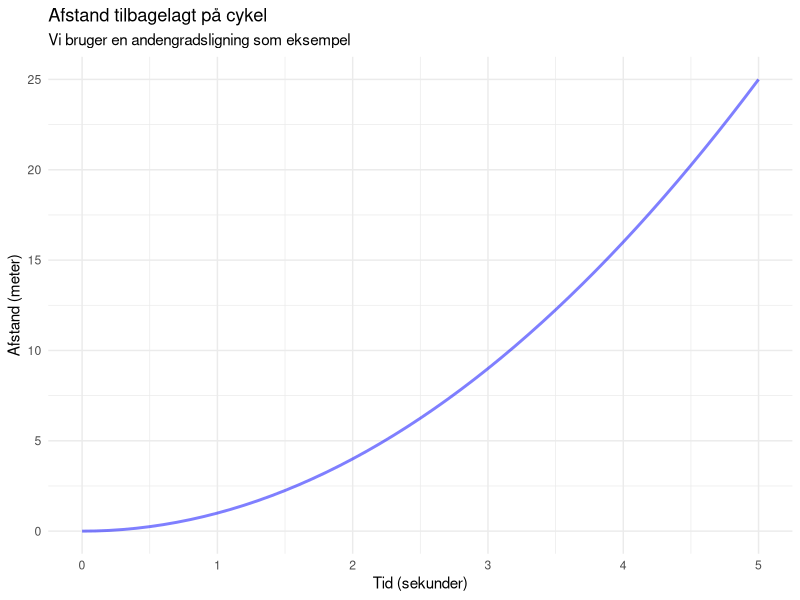
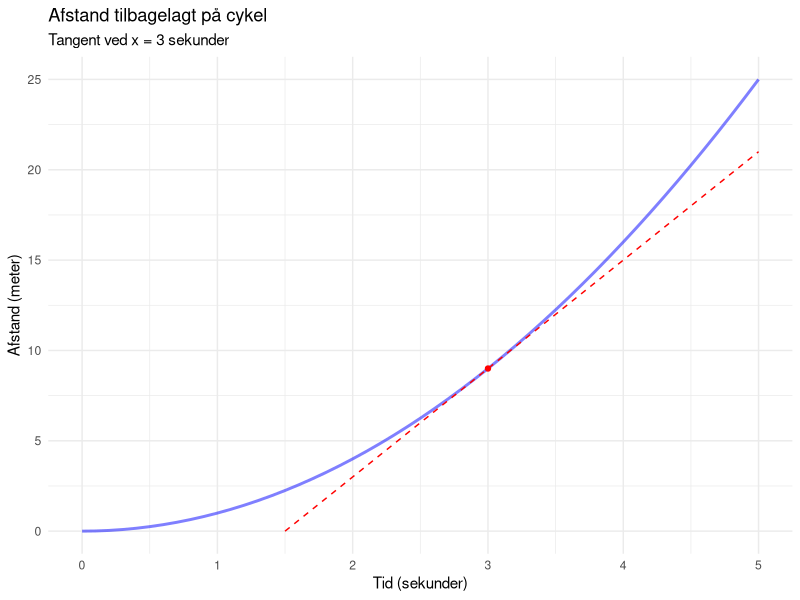
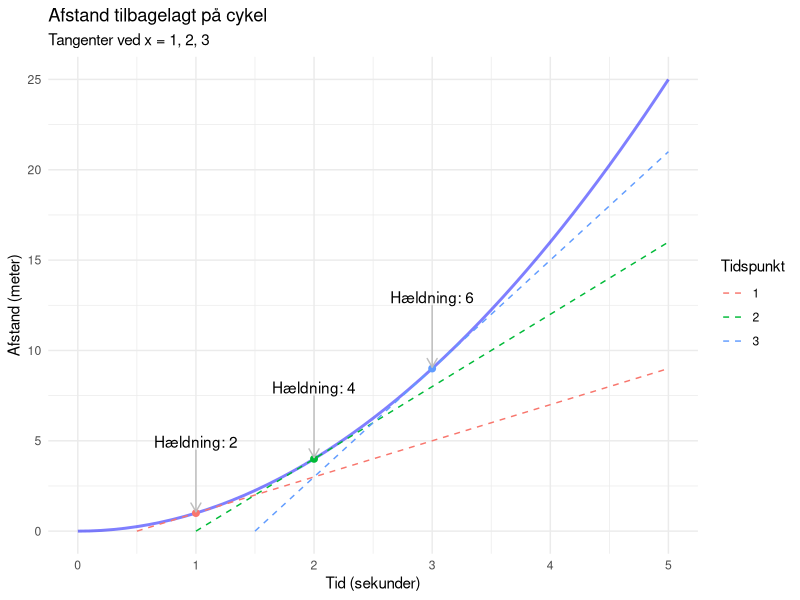
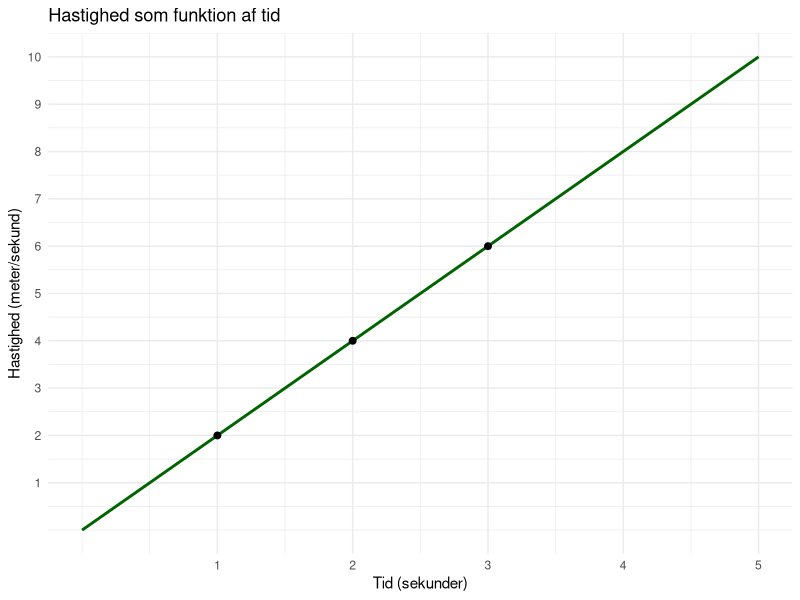
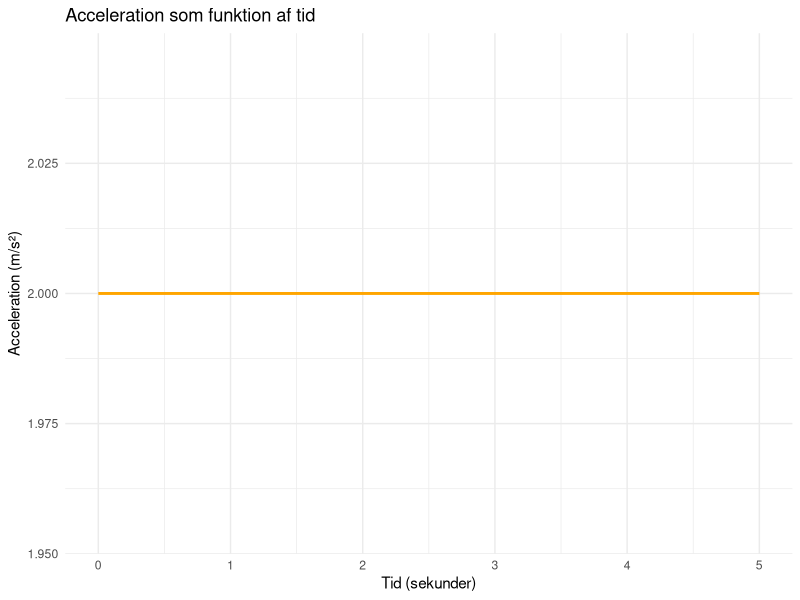
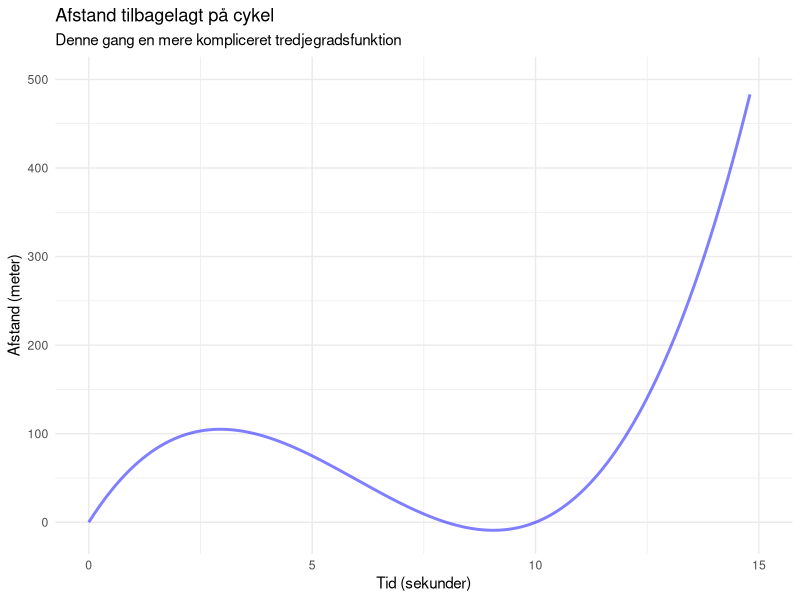
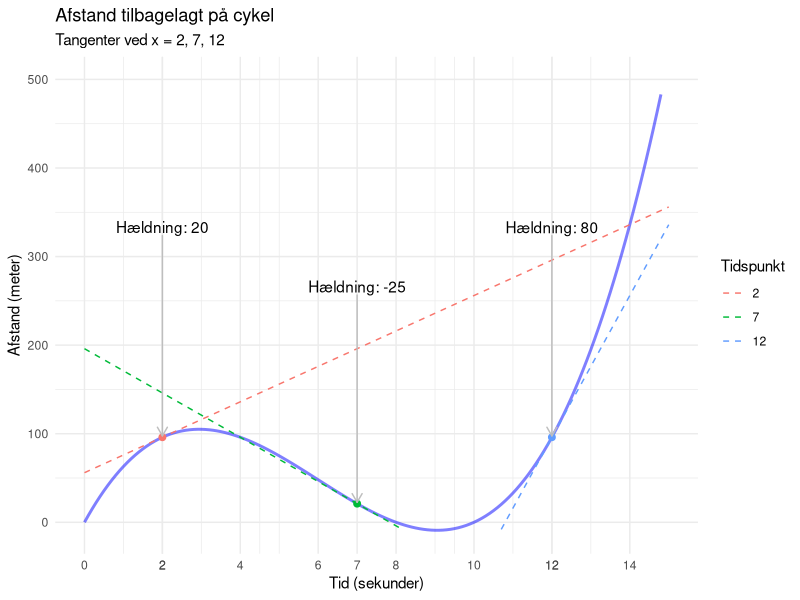
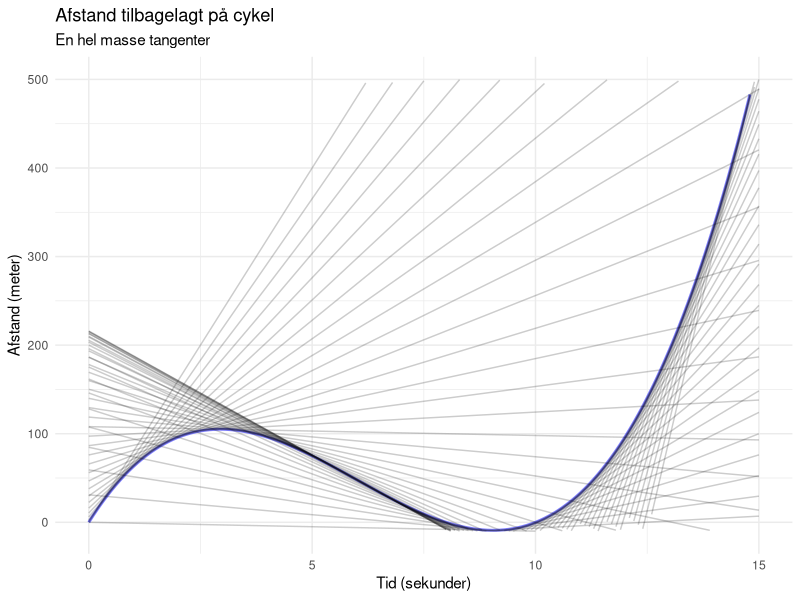

Source code (R) for these figures, in order:
## ---- chunk 1
library(tidyverse)
library(ggrepel)
theme_set(theme_minimal())
## ---- chunk 2
# Funktion for afstand
f <- function(x) x^2
data <- tibble(tid = seq(0, 5, by = 0.1), afstand = f(tid))
tangent_punkter <- seq(1, 3)

p1 <- ggplot(data, aes(x = tid, y = afstand)) +
  geom_line(color = "blue", size = 1, alpha = 0.5) +
  lims(x = c(0, 5), y = c(0, 25)) +
  labs(title = "Afstand tilbagelagt på cykel",
       subtitle = "Vi bruger en andengradsligning som eksempel",
       x = "Tid (sekunder)",
       y = "Afstand (meter)")

p1
## ---- chunk 3
fm <- function(x, x0) 2 * x0 * (x - x0) + f(x0) 

# Data til tangenter
tangent_data <- expand_grid(data, punkt = tangent_punkter) |> 
  mutate(y = fm(tid, punkt))

# Plot funktion og tangent
p1 +
  geom_line(data = filter(tangent_data, punkt == 3), aes(x = tid, y = y), color = "red", size = 0.5, linetype = "dashed") +
  geom_point(data = tibble(tid = 3, afstand = f(3)), color = "red") +
  labs(subtitle = "Tangent ved x = 3 sekunder") 
## ---- chunk 4
slopes <- tangent_data |> 
  distinct(punkt) |>
  mutate(afstand = f(punkt),
         slope = paste("Hældning:", 2 * punkt))

p1 + 
  geom_line(data = tangent_data, 
            aes(x = tid, y = y, color = factor(punkt), group = punkt),
            size = 0.5, linetype = "dashed") +
  geom_point(data = slopes, 
             aes(x = punkt, y = afstand, color = factor(punkt)),
             size = 2,
             show.legend = FALSE) +
  geom_text_repel(data = slopes, 
                  aes(x = punkt, y = afstand, label = slope),
                  seed = 8,
                  force = 100,
                  nudge_y = 0.1,
                  segment.size = 0.5,
                  direction = "y",
                  segment.color = "grey",
                  arrow = arrow(length = unit(0.02, "npc"))) +
  labs(subtitle = "Tangenter ved x = 1, 2, 3",
       color = "Tidspunkt")
## ---- chunk 5
# Plot hastighed
ggplot(data, aes(x = tid, y = 2*tid)) +
  geom_line(color = "darkgreen", size = 1) +
  geom_point(data = filter(data, tid %in% tangent_punkter), size = 2) +
  scale_x_continuous(breaks = seq(1, 5)) +
  scale_y_continuous(breaks = seq(1, 10)) +
  labs(title = "Hastighed som funktion af tid",
       x = "Tid (sekunder)",
       y = "Hastighed (meter/sekund)") 
## ---- chunk 6
ggplot(data, aes(x = tid, y = 2)) +
  geom_line(color = "orange", size = 1) +
  labs(title = "Acceleration som funktion af tid",
       x = "Tid (sekunder)",
       y = "Acceleration (m/s²)") +
  theme_minimal()
## ---- chunk 7
# Funktion for afstand
g <- function(x) x^3 - 18*x^2 + 80*x

data <- tibble(tid = seq(0, 15, by = 0.1), afstand = g(tid))

tangent_punkter <- c(2, 7, 12)

p2 <- ggplot(data, aes(x = tid, y = afstand)) +
  geom_line(color = "blue", size = 1, alpha = 0.5) +
  lims(x = c(0, 15), y = c(-10, 500)) +
  labs(title = "Afstand tilbagelagt på cykel",
       subtitle = "Denne gang en mere kompliceret tredjegradsfunktion",
       x = "Tid (sekunder)",
       y = "Afstand (meter)")

p2

## ---- chunk 8
# Funktion for tangentlinjen
gm <- function(x, x0) g(x0) + (3*x0^2 - 36*x0 + 80) * (x - x0)

# Data til tangenter
tangent_data <- expand_grid(data, punkt = tangent_punkter) |> 
  mutate(y = gm(tid, punkt))

# Beregn hældninger til labels
slopes <- tangent_data |> 
  distinct(punkt) |>
  mutate(afstand = g(punkt),
         slope = paste("Hældning:", round(3*punkt^2 - 36*punkt + 80, 2)))

# Plot funktion og tangenter
p2 +
  geom_line(data = tangent_data, 
            aes(x = tid, y = y, color = factor(punkt), group = punkt),
            size = 0.5, linetype = "dashed") +
  geom_point(data = slopes, 
             aes(x = punkt, y = afstand, color = factor(punkt)),
             size = 2,
             show.legend = FALSE) +
  geom_text_repel(data = slopes, 
                  aes(x = punkt, y = afstand, label = slope),
                  seed = 8,
                  force = 300,
                  nudge_y = 0.2,
                  segment.size = 0.5,
                  direction = "y",
                  segment.color = "grey",
                  arrow = arrow(length = unit(0.02, "npc"))) +
  scale_x_continuous(breaks = c(seq(0, 15, 2), tangent_punkter)) +
  labs(subtitle = paste("Tangenter ved x =", paste(tangent_punkter, collapse = ", ")),
       color = "Tidspunkt")
## ---- chunk 9
mange_tangent_punkter <- seq(0, 15, 0.2)

tangent_data <- expand_grid(data, punkt = mange_tangent_punkter) |> 
  mutate(y = gm(tid, punkt))

# Plot funktion og tangenter
p2 +
  geom_line(data = tangent_data, 
            aes(x = tid, y = y, group = punkt),
            size = 0.5, alpha = 0.2) +
  labs(subtitle = "En hel masse tangenter")

## ---- chunk 10
# Plot hastighed
ggplot(data, aes(x = tid, y = 3 * tid^2 - 36*tid + 80)) +
  geom_line(color = "darkgreen", size = 1) +
  geom_point(data = filter(data, tid %in% tangent_punkter), size = 2) +
  scale_x_continuous(breaks = c(seq(0, 15, 2), tangent_punkter)) +
  labs(title = "Hastighed som funktion af tid",
       x = "Tid (sekunder)",
       y = "Hastighed (meter/sekund)") 
## ---- chunk 11
ggplot(data, aes(x = tid, y = 6*tid-36)) +
  geom_line(color = "orange", size = 1) +
  scale_x_continuous(breaks = c(seq(0, 15, 2), tangent_punkter)) +
  labs(title = "Acceleration som funktion af tid",
       x = "Tid (sekunder)",
       y = "Acceleration (m/s²)")
## ---- chunk 12
# Vi kan verificere ved at beregne hældningen for et specifikt punkt
x_værdi <- 5
afledt_værdi <- 2 * x_værdi
cat("Den afledte funktion er f'(x) = 2x\n")
cat("For eksempel: f'(5) =", format(afledt_værdi, big.mark = ".", decimal.mark = ","))
## ---- chunk 13
# Beregn hastigheden efter 2 sekunder
t <- 2
hastighed <- 6 * t
cat("Emmas hastighed efter", t, "sekunder er:", format(hastighed, big.mark = ".", decimal.mark = ","), "meter per sekund")
## ---- chunk 14
# En konstant funktion har altid afledt = 0
konstant <- 17
afledt <- 0
cat("Den afledte af", konstant, "er:", format(afledt, big.mark = ".", decimal.mark = ","))
cat("\nDette betyder, at grafen er helt flad.")
## ---- chunk 15
# Beregn hastigheden efter 5 sekunder
t <- 5
hastighed <- 100 - 10 * t
cat("Rakettens hastighed opad efter", t, "sekunder er:", format(hastighed, big.mark = ".", decimal.mark = ","), "meter per sekund")
## ---- chunk 16
# Verificer med et eksempel ved x = 3
x <- 3
afledt_værdi <- 6 * x^2 + 5
cat("Den afledte funktion er f'(x) = 6x² + 5\n")
cat("For eksempel: f'(3) =", format(afledt_værdi, big.mark = ".", decimal.mark = ","))
## ---- chunk 17
# Beregn tangentens ligning ved x = 4
x0 <- 4
f_x0 <- x0^2
f_mærke_x0 <- 2 * x0

cat("Punktet på grafen: (", x0, ", ", f_x0, ")\n", sep = "")
cat("Hældning i punktet: ", format(f_mærke_x0, big.mark = ".", decimal.mark = ","), "\n", sep = "")
cat("Tangentens ligning: y = ", f_mærke_x0, "x - ", f_mærke_x0 * x0 - f_x0, sep = "")
## ---- chunk 18
# Verificer løsningerne
t_værdier <- c(1, 5)
for (t in t_værdier) {
  hastighed <- 3*t^2 - 18*t + 15
  cat("Ved t =", t, "sekunder er hastigheden:", format(hastighed, big.mark = ".", decimal.mark = ","), "m/s\n")
}
cat("\nSofie står stille efter 1 sekund og igen efter 5 sekunder.")
## ---- chunk 19
# Beregn tangenten ved t = 3
t0 <- 3
h_t0 <- 4 * t0 + t0^2
h_mærke_t0 <- 4 + 2 * t0

cat("Efter", t0, "minutter:\n")
cat("- Højde:", format(h_t0, big.mark = ".", decimal.mark = ","), "meter\n")
cat("- Stigehastighed:", format(h_mærke_t0, big.mark = ".", decimal.mark = ","), "meter per minut\n")
cat("- Tangentens ligning: y =", h_mærke_t0, "t -", h_mærke_t0 * t0 - h_t0)
## ---- chunk 20
# Vis fyldningshastigheden over tid
tidspunkter <- c(0, 5, 10, 15, 20)
for (t in tidspunkter) {
  hastighed <- 20 - t
  cat("Efter", t, "minutter: Fyldningshastighed =", format(hastighed, big.mark = ".", decimal.mark = ","), "liter/minut\n")
}
cat("\nBadekarret fyldes langsomst efter 20 minutter (faktisk stopper det med at fylde).")
## ---- chunk 21
# Beregn og vis hastigheden over tid
tidspunkter <- 0:6
cat("Tid (sek) | Hastighed (m/s)\n")
cat("----------|---------------\n")
for (t in tidspunkter) {
  hastighed <- 10 - 0.6 * t^2
  cat(sprintf("%9d | %14s\n", t, format(round(hastighed, 1),
                                        big.mark = ".", decimal.mark = ",")))
}

cat("\nBeskrivelse: Oliver starter med hastighed 10 m/s, men modvinden")
cat("\ngør det sværere og sværere. Hans hastighed falder hele tiden,")
cat("\nog efter cirka 4 sekunder er den næsten halveret.")
## ---- chunk 22
# Beregn hastighed og acceleration
t_eksempel <- 3
position <- 5 * t_eksempel^2 + 10 * t_eksempel
hastighed <- 10 * t_eksempel + 10
acceleration <- 10

cat("Ved t =", t_eksempel, "sekunder:\n")
cat("- Position:", format(position, big.mark = ".", decimal.mark = ","), "meter\n")
cat("- Hastighed:", format(hastighed, big.mark = ".", decimal.mark = ","), "m/s\n")
cat("- Acceleration:", format(acceleration, big.mark = ".", decimal.mark = ","), "m/s²\n")
cat("\nAccelerationen er konstant uanset tidspunktet!")
## ---- chunk 23
# Undersøg krumningen forskellige steder
x_værdier <- c(0, 2, 4, 6, 8)
cat("Position (x) | h''(x) | Krumning\n")
cat("-------------|--------|----------\n")
for (x in x_værdier) {
  h_dobbeltmærke <- -6 * x + 24
  krumning <- if(h_dobbeltmærke > 0) "Opad" else if(h_dobbeltmærke < 0) "Nedad" else "Vendepunkt"
  cat(sprintf("%12d | %6d | %s\n", x, h_dobbeltmærke, krumning))
}
cat("\nRutsjebanen skifter fra at krumme opad til at krumme nedad ved x = 4 meter.")
## ---- chunk 24
# Verificer at accelerationen er konstant
x_værdier <- c(0, 1, 5, 10, 100)
cat("x-værdi | f'(x) (hastighed) | f''(x) (acceleration)\n")
cat("--------|-------------------|---------------------\n")
for (x in x_værdier) {
  hastighed <- 6 * x + 2
  acceleration <- 6
  cat(sprintf("%7d | %17s | %19s\n",
              x,
              format(hastighed, big.mark = ".", decimal.mark = ","),
              format(acceleration, big.mark = ".", decimal.mark = ",")))
}
cat("\nKonklusion: Accelerationen er konstant = 6 for alle x-værdier.")
## ---- chunk 25
# Beregn svarene
t_max <- 4
h_max <- 40 * t_max - 5 * t_max^2
acceleration <- -10

cat("a) Fyrværkeriet når maksimal højde efter", t_max, "sekunder\n")
cat("b) Den maksimale højde er", format(h_max, big.mark = ".", decimal.mark = ","), "meter\n")
cat("c) Accelerationen er", acceleration, "m/s² (negativ pga. tyngdekraften)\n")

# Vis forløbet
cat("\nHøjde over tid:\n")
for (t in 0:8) {
  h <- 40 * t - 5 * t^2
  if (h >= 0) {
    cat("t =", t, "s: h =", format(h, big.mark = ".", decimal.mark = ","), "m\n")
  }
}
## ---- chunk 26
# Beregn svarene
acceleration <- -6
t_stop <- 5
distance <- 30 * t_stop - 3 * t_stop^2

cat("a) Acceleration:", format(acceleration, big.mark = ".", decimal.mark = ","), "m/s² (konstant opbremsning)\n")
cat("b) Bussen stopper efter", t_stop, "sekunder\n")
cat("c) Bussen kører", format(distance, big.mark = ".", decimal.mark = ","), "meter under opbremsningen\n")

# Vis hastighed over tid
cat("\nHastighed under opbremsning:\n")
for (t in 0:5) {
  v <- 30 - 6 * t
  cat("t =", t, "s: v =", format(v, big.mark = ".", decimal.mark = ","), "m/s\n")
}
## ---- chunk 27
# Analyser vækstmønsteret
h_mærke <- function(t) 0.3 * t^2 - 2 * t + 5

# Find minimum vækst
t_min <- 20/6
min_vækst <- h_mærke(t_min)

# Vis vækstanalyse
cat("Vækstanalyse over 12 dage:\n\n")
dage <- c(0, 2, 3.33, 6, 9, 12)
for (t in dage) {
  vækst <- h_mærke(t)
  cat(sprintf("Dag %.2f: Vækst = %.2f cm/dag\n",
              t, vækst))
}

cat("\nKonklusioner:\n")
cat("a) Planten vokser hurtigst på dag 12 med",
    format(round(h_mærke(12), 2), decimal.mark = ","), "cm/dag\n")
cat("b) Planten vokser langsomst på dag",
    format(round(t_min, 2), decimal.mark = ","), "med",
    format(round(min_vækst, 2), decimal.mark = ","), "cm/dag\n")
cat("c) Nej, væksten er aldrig 0 eller negativ - planten vokser hele tiden!")
## ---- chunk 28
# Temperaturanalyse
T <- function(t) 20 + 60 * exp(-0.1 * t)
T_mærke <- function(t) -6 * exp(-0.1 * t)

# a) Temperaturændring efter 5 minutter
t <- 5
temp <- T(t)
temp_ændring <- T_mærke(t)

cat("a) Efter 5 minutter:\n")
cat("   Temperatur:", format(round(temp, 1), decimal.mark = ","), "°C\n")
cat("   Afkølingshastighed:", format(round(temp_ændring, 2), decimal.mark = ","), "°C/minut\n")

# b) Vis afkøling over tid
cat("\nb) Afkølingshastighed over tid:\n")
for (t in c(0, 2, 5, 10, 20)) {
  cat(sprintf("   t = %2d min: %.2f °C/min\n", t, T_mærke(t)))
}
cat("\nKonklusion: Kaffen køler hurtigst af i starten (t = 0)!")
## ---- chunk 29
# Funktionsanalyse
y <- function(x) x^4 - 8*x^3 + 18*x^2 - 10
y_mærke <- function(x) 4*x^3 - 24*x^2 + 36*x
y_dobbeltmærke <- function(x) 12*x^2 - 48*x + 36

# Kritiske punkter
kritiske_x <- c(0, 1, 3)

cat("Analyse af kritiske punkter:\n\n")
cat("x | y(x) | y'(x) | y''(x) | Type\n")
cat("--|------|-------|--------|------\n")

for (x in kritiske_x) {
  y_værdi <- y(x)
  y_mærke_værdi <- y_mærke(x)
  y_dobbeltmærke_værdi <- y_dobbeltmærke(x)

  if (y_mærke_værdi == 0 && y_dobbeltmærke_værdi > 0) {
    type <- "Minimum"
  } else if (y_mærke_værdi == 0 && y_dobbeltmærke_værdi < 0) {
    type <- "Maksimum"
  } else if (y_dobbeltmærke_værdi == 0) {
    type <- "Vendepunkt"
  } else {
    type <- "Andet"
  }

  cat(sprintf("%d | %4d | %5d | %6d | %s\n",
              x, y_værdi, y_mærke_værdi, y_dobbeltmærke_værdi, type))
}

cat("\nKonklusioner:")
cat("\na) Vandret tangent ved x = 0 (maksimum) og x = 3 (vendepunkt)")
cat("\nb) Vendepunkter ved x = 1 og x = 3")
cat("\nc) Bølgen har et maksimum ved (0, -10), går ned til et vendepunkt")
cat("\n   ved (1, 1), og har et specielt punkt ved (3, -1) som både")
cat("\n   er vendepunkt og har vandret tangent.")
## ---- chunk 30
# Overskudsanalyse
P <- function(x) -x^3 + 15*x^2 - 50*x + 100

# Find maksimum
x_max <- (30 + sqrt(300))/6
P_max <- P(x_max)

# Test forskellige produktionsniveauer
cat("Overskud ved forskellige produktionsniveauer:\n\n")
cat("Produktion | Overskud\n")
cat("(1000 stk) | (1000 kr)\n")
cat("-----------|----------\n")

for (x in c(0, 2, 4, 6, 7.89, 9, 10)) {
  overskud <- P(x)
  cat(sprintf("%10.2f | %9.1f\n", x, overskud))
}

cat("\nKonklusioner:\n")
cat("a) Optimal produktion:", format(round(x_max * 1000), big.mark = "."), "enheder\n")
cat("b) Maksimalt overskud:", format(round(P_max, 1), decimal.mark = ","), "tusind kr\n")
cat("c) Virksomheden går i nul ved ca. 2.600 og 10.000 enheder")
## ---- chunk 31
# Basketball-analyse
s <- function(t) -2*t^3 + 12*t^2 + 5*t
s_mærke <- function(t) -6*t^2 + 24*t + 5
s_dobbeltmærke <- function(t) -12*t + 24

# Find interessante tidspunkter
# Maksimal højde når s'(t) = 0
# Bruger diskriminantformlen: (-24 ± sqrt(576 + 120))/(-12)
t_max <- (-24 - sqrt(696))/(-12)  # Vi tager den positive løsning < 4

cat("Basketball-kast analyse:\n\n")

# Vis forløbet
cat("Tid (s) | Højde (m) | Hastighed (m/s) | Acceleration (m/s²)\n")
cat("--------|-----------|-----------------|-------------------\n")

for (t in seq(0, 4.5, 0.5)) {
  if (s(t) >= 0) {
    cat(sprintf("%7.1f | %9.1f | %15.1f | %18.1f\n",
                t, s(t), s_mærke(t), s_dobbeltmærke(t)))
  }
}

cat("\n\nFortolkning:")
cat("\n- Bolden kastes opad med starthastighed 5 m/s")
cat("\n- Accelerationen starter positiv (ekstra kraft fra kast)")
cat("\n- Efter 2 sekunder bliver accelerationen negativ (kun tyngdekraft)")
cat("\n- Bolden når maksimal højde omkring t =", format(round(t_max, 2), decimal.mark = ","))
cat("\n- Bolden rammer jorden igen omkring t = 4,4 sekunder")
cat("\n\nDenne funktion kunne repræsentere et kraftigt kast hvor")
cat("\nspilleren giver bolden ekstra acceleration i starten!")
